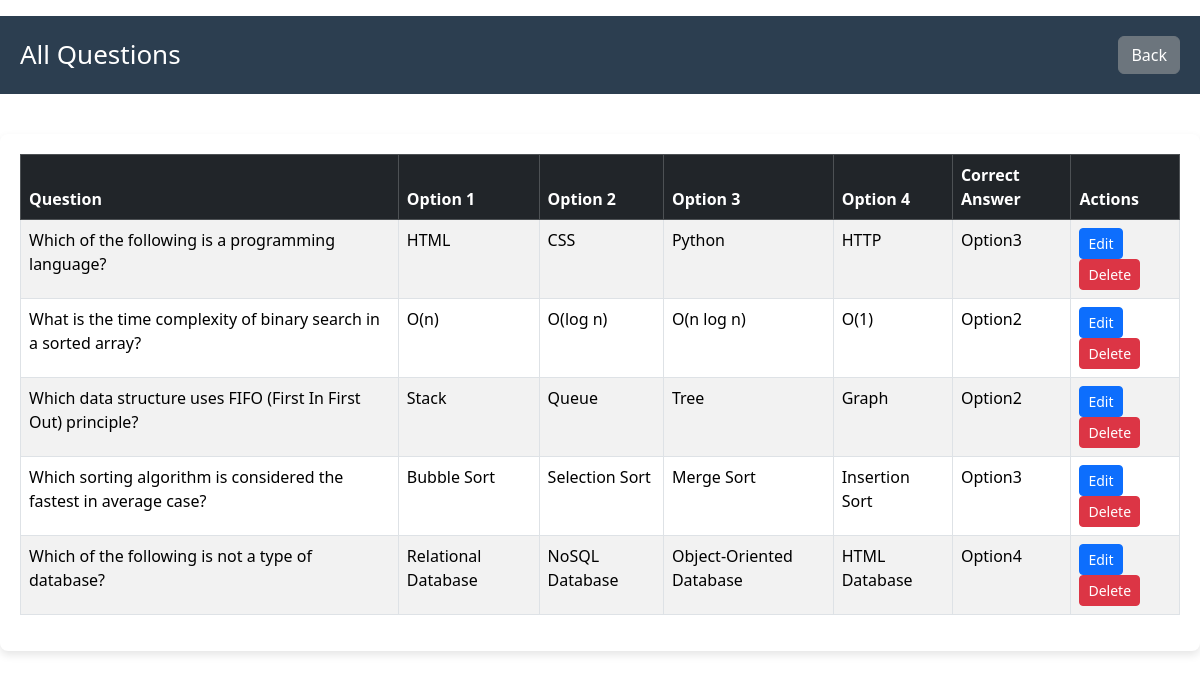
The app's page /view_questions/, older data.
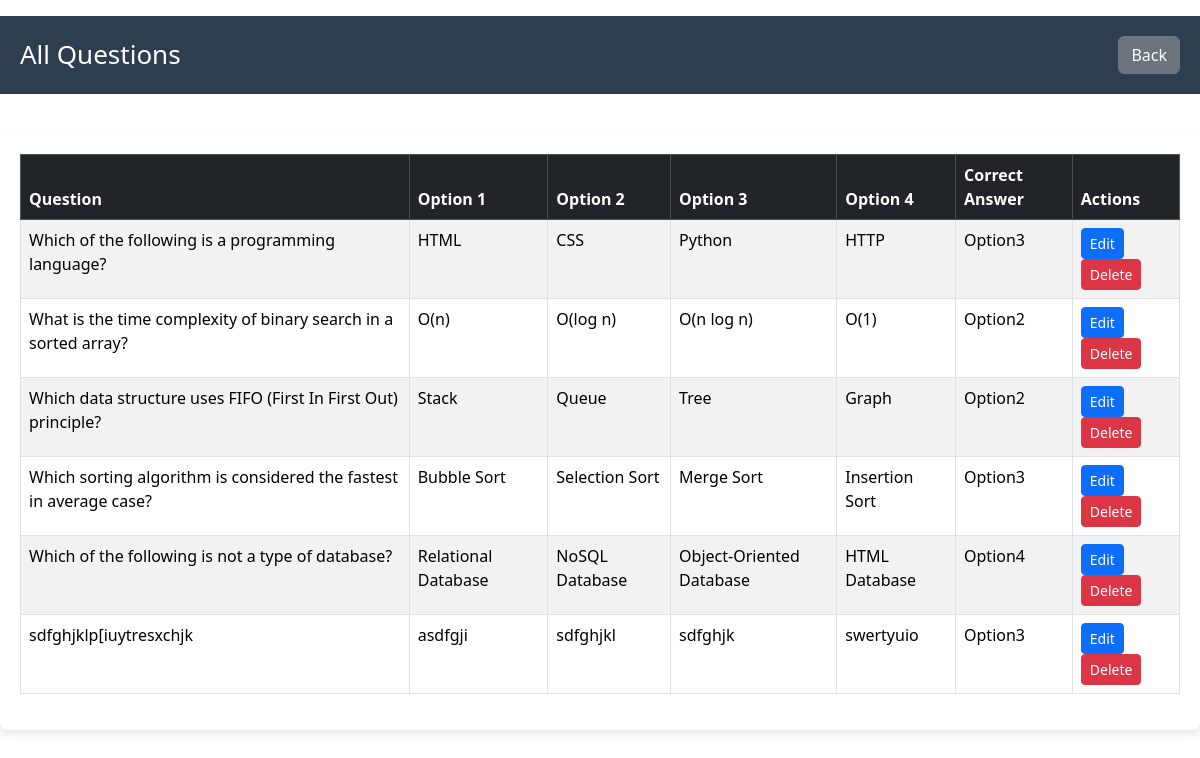
The same page, newer data.
### Exam_Portel/models.py (models this page shows, shortened)
class Questions(models.Model):
    question_text = models.CharField(max_length=100,null=True,blank=True)
    option1 = models.CharField(max_length=100,null=True,blank=True)
    option2 = models.CharField(max_length=100,null=True,blank=True)
    option3 = models.CharField(max_length=100,null=True,blank=True)
    option4 = models.CharField(max_length=100,null=True,blank=True)
    ANSWER_CHOICES = (
        ('option1', 'Option 1'),
        ('option2', 'Option 2'),
        ('option3', 'Option 3'),
        ('option4', 'Option 4'),
    )
    correct_answer = models.CharField(max_length=10, choices=ANSWER_CHOICES)

### Exam_Portel/views.py (the view)
# urls.py: path('view_questions/',views.view_questions,name='view_questions'),
def view_questions(request):
    questions = Questions.objects.all()
    return render(request,'admin/view_questions.html',{'questions':questions})

### Exam_Portel/templates/admin/view_questions.html (shortened to what this page needs)
{% load static %}
<!DOCTYPE html>
<html lang="en">
<head>
    <link rel="stylesheet" href="{% static 'css/admin/view_questions.css' %}">
    <link href="https://cdn.jsdelivr.net/npm/bootstrap@5.3.2/dist/css/bootstrap.min.css" rel="stylesheet">
</head>
<body>
<header class="d-flex justify-content-between align-items-center my-3">
    <h1>All Questions</h1>
    <a href="{% url 'admin_dashboard' %}" class="btn btn-secondary">Back</a>
</header>
<div class="table-container">
    <table class="table table-striped table-bordered">
        <thead class="table-dark">
            <tr>
                <th>Question</th>
                <th>Option 1</th>
                <th>Option 2</th>
                <th>Option 3</th>
                <th>Option 4</th>
                <th>Correct Answer</th>
                <th>Actions</th>
            </tr>
        </thead>
        <tbody>
            {% for q in questions %}
            <tr>
                <td>{{ q.question_text }}</td>
                <td>{{ q.option1 }}</td>
                <td>{{ q.option2 }}</td>
                <td>{{ q.option3 }}</td>
                <td>{{ q.option4 }}</td>
                <td>{{ q.correct_answer|capfirst }}</td>
                <td>
                    <a href="{% url 'question_update' q.id %}" class="btn btn-sm btn-primary">Edit</a>
                    <a href="{% url 'question_delete' q.id %}" class="btn btn-sm btn-danger">Delete</a>
                </td>
            </tr>
            {% endfor %}
        </tbody>
    </table>
</div>
</body>
</html>

Row changes from the older to the newer data that the page shows:
added Questions: question_text "sdfghjklp[iuytresxchjk", option1 "asdfgji", option2 "sdfghjkl", option3 "sdfghjk", option4 "swertyuio", correct_answer "Option3"
